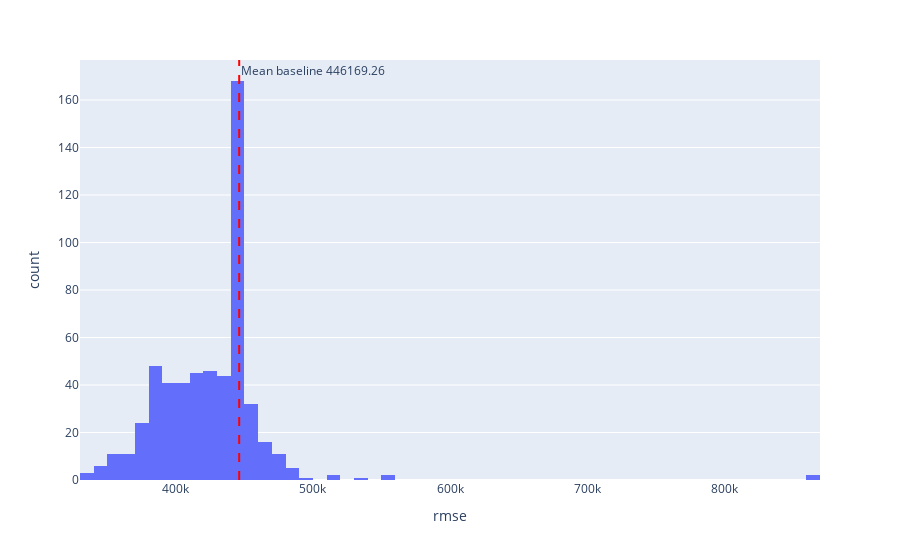

The code cell stored with this chart in its notebook:
### Code cell
def threshold_histogram(df: pd.DataFrame, metric: str, min_val: float = None, max_val: float = None, mean_line: float = None):
    if min_val is not None:
        df = df[df[metric] >= min_val]
    if max_val is not None:
        df = df[df[metric] <= max_val]
    fig = px.histogram(df, x=metric, nbins=100)
    if mean_line is not None:
        fig.add_vline(x=mean_line, line_dash="dash", line_color="red", annotation_text=f"Mean baseline {mean_line:.2f}")
    return fig

fig = threshold_histogram(filtered_results, metric, min_metric, max_metric, perf_of_mean)
fig.show()

### Figure 1 — Plotly figure (JSON) as saved in the notebook; plotly's stock layout.template omitted (floating-point values rounded to 4 significant figures; data arrays with more than 128 entries replaced by an {"elided": "..."} marker saying what was removed)
{"data": [{"alignmentgroup": "True", "bingroup": "x", "hovertemplate": "rmse=%{x}<br>count=%{y}<extra></extra>", "legendgroup": "", "marker": {"color": "#636efa", "pattern": {"shape": ""}}, "name": "", "nbinsx": 100, "offsetgroup": "", "orientation": "v", "showlegend": false, "type": "histogram", "x": {"elided": "560 float values"}, "xaxis": "x", "yaxis": "y"}], "layout": {"annotations": [{"showarrow": false, "text": "Mean baseline 446169.26", "x": 446200.0, "xanchor": "left", "xref": "x", "y": 1, "yanchor": "top", "yref": "y domain"}], "barmode": "relative", "legend": {"tracegroupgap": 0}, "margin": {"t": 60}, "shapes": [{"line": {"color": "red", "dash": "dash"}, "type": "line", "x0": 446200.0, "x1": 446200.0, "xref": "x", "y0": 0, "y1": 1, "yref": "y domain"}], "xaxis": {"anchor": "y", "domain": [0, 1], "title": {"text": "rmse"}}, "yaxis": {"anchor": "x", "domain": [0, 1], "title": {"text": "count"}}}}
